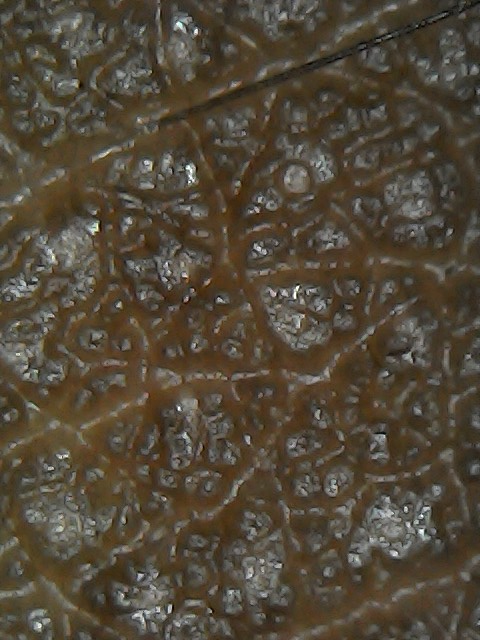
#> input picture Skin_recognition_from_camera/Face/Dry/1.jpg, 480 x 640 px
$ python -i skdt.py   (imports and definitions only)
#> lines starting #> are read from the running program, lines starting #| are printed output that depends on the picture; after the words box and inside, x2 and y2 are one past the last pixel; in counts of white or black regions, pixels touching at a corner belong together
#> further down, picture is the input picture: shape (640, 480, 3); mean B, G, R 57.1, 72.4, 82.3
import numpy as np
import cv2
from sklearn.cluster import KMeans
from collections import Counter
import imutils
import pprint
from matplotlib import pyplot as plt


def extractSkin(image):
    # Taking a copy of the image
    img = image.copy()
    # Converting from BGR Colours Space to HSV
    img = cv2.cvtColor(img, cv2.COLOR_BGR2HSV)
#> img: shape (640, 480, 3); mean H, S, V 21.3, 83.5, 82.5

    # Defining HSV Threadholds
    lower_threshold = np.array([0, 48, 80], dtype=np.uint8)
    upper_threshold = np.array([20, 255, 255], dtype=np.uint8)

    # Single Channel mask,denoting presence of colours in the about threshold
    skinMask = cv2.inRange(img, lower_threshold, upper_threshold)
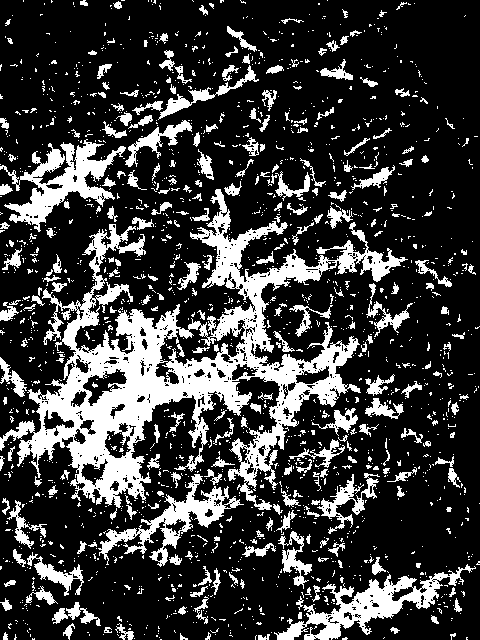
#> skinMask: shape (640, 480); 23.3% white; 1802 white regions (1536 under 20 px), largest, box (x1, y1, x2, y2) and area: (0, 189, 408, 510) 32698, (274, 564, 476, 640) 4054, (0, 139, 126, 232) 3957

    # Cleaning up mask using Gaussian Filter
    skinMask = cv2.GaussianBlur(skinMask, (3, 3), 0)
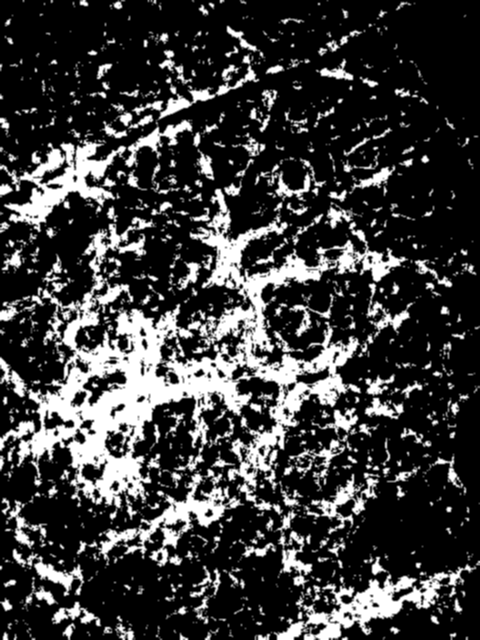
#> skinMask: shape (640, 480); min 0, max 255, mean 59.5

    # Extracting skin from the threshold mask
    skin = cv2.bitwise_and(img, img, mask=skinMask)
#> skin: shape (640, 480, 3); mean H, S, V 6.9, 40.4, 35.3

    # Return the Skin image
    return cv2.cvtColor(skin, cv2.COLOR_HSV2BGR)
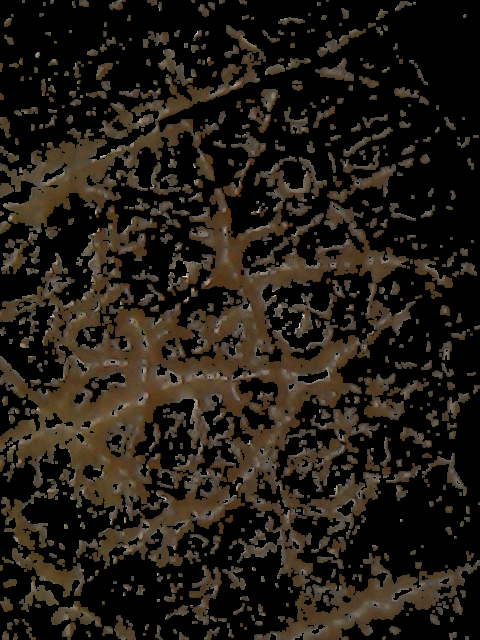
#> returned value: shape (640, 480, 3); mean B, G, R 21.6, 29.2, 35.3


# [121 lines left out: functions removeBlack, getColorInformation, extractDominantColor, plotColorBar, not called in this run]


"""## Section Two.4.2 : Putting it All together: Pretty Print
The function makes print out the color information in a readable manner
"""


# [4 lines left out: function prety_print_data, not called in this run]


"""
The below lines of code, is the implementation of the above defined function.
"""

'''
Skin Image Primary : https://raw.githubusercontent.com/octalpixel/Skin-Extraction-from-Image-and-Finding-Dominant-Color/master/82764696-open-palm-hand-gesture-of-male-hand_image_from_123rf.com.jpg
Skin Image One     : https://raw.githubusercontent.com/octalpixel/Skin-Extraction-from-Image-and-Finding-Dominant-Color/master/skin.jpg
Skin Image Two     : https://raw.githubusercontent.com/octalpixel/Skin-Extraction-from-Image-and-Finding-Dominant-Color/master/skin_2.jpg
Skin Image Three   : https://raw.githubusercontent.com/octalpixel/Skin-Extraction-from-Image-and-Finding-Dominant-Color/master/Human-Hands-Front-Back-Image-From-Wikipedia.jpg
'''

# [15 lines not run here, left out]

# Resize image to a width of 250
# [1 line that did not run here, left out]

# Show image
# [3 lines not run here, left out]
# plt.show()

# Apply Skin Mask
# [1 line that did not run here, left out]

# [3 lines not run here, left out]
# plt.show()

# Find the dominant color. Default is 1 , pass the parameter 'number_of_colors=N' where N is the specified number of colors
# [1 line that did not run here, left out]

# Show in the dominant color information
# [5 lines not run here, left out]
# [1 line that did not run here, left out]
# [7 lines not run here, left out]

>>> import cv2
>>> picture = cv2.imread('Dry/1.jpg')
>>> result = extractSkin(picture)

$ run again, on Skin_recognition_from_camera/Face/Dry/10.jpg
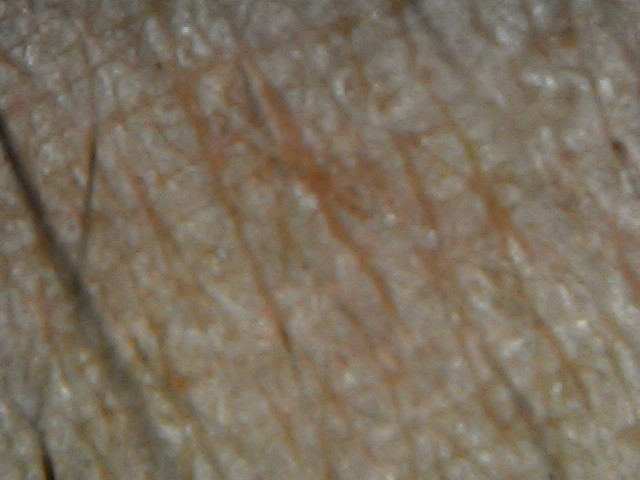
#> input picture Skin_recognition_from_camera/Face/Dry/10.jpg, 640 x 480 px
#> picture is the input picture: shape (480, 640, 3); mean B, G, R 95.2, 112.1, 124.4
#> img: shape (480, 640, 3); mean H, S, V 18, 60.6, 124.5
#> in extractSkin, `skinMask = cv2.inRange(img, lower_threshold, upper_threshold)`:
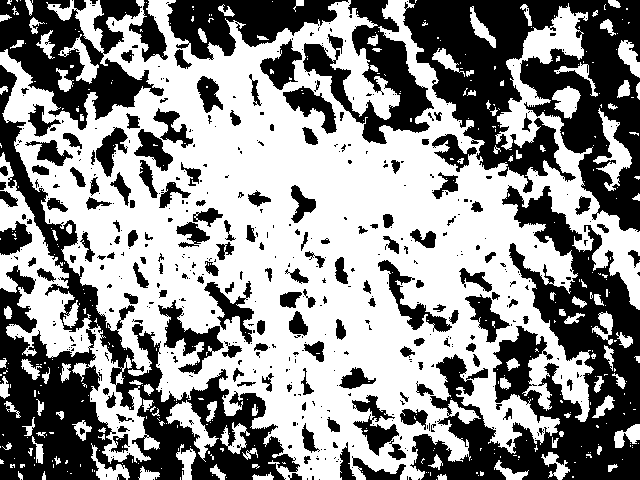
#> skinMask: shape (480, 640); 55.9% white; 524 black regions (366 under 20 px), largest, box (x1, y1, x2, y2) and area: (0, 65, 300, 480) 28814, (403, 0, 640, 232) 27629, (410, 185, 640, 480) 26917
#> skin: shape (480, 640, 3); mean H, S, V 11.3, 48.3, 83.9
#> in extractSkin, `return cv2.cvtColor(skin, cv2.COLOR_HSV2BGR)`:
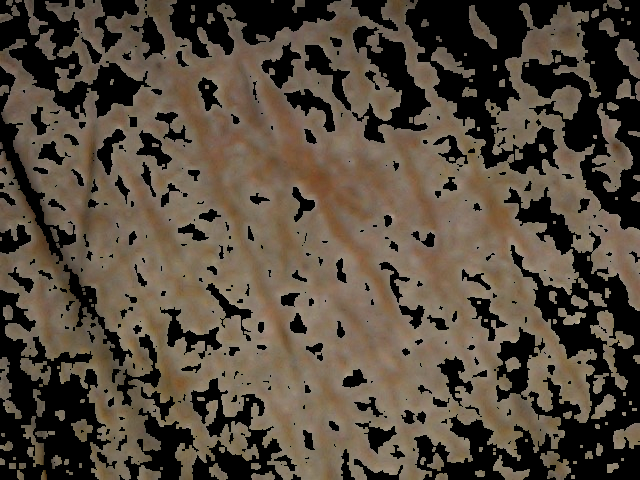
#> returned value: shape (480, 640, 3); mean B, G, R 60.2, 73.1, 83.9

$ run again, on Skin_recognition_from_camera/Face/Dry/11.jpg
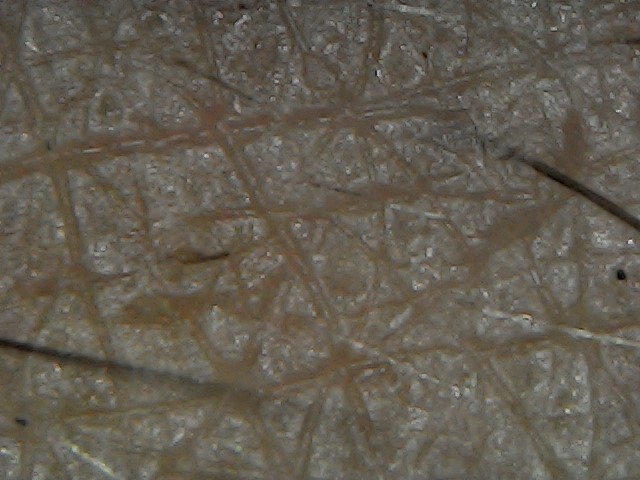
#> input picture Skin_recognition_from_camera/Face/Dry/11.jpg, 640 x 480 px
#> picture is the input picture: shape (480, 640, 3); mean B, G, R 81.4, 93.2, 99.8
#> img: shape (480, 640, 3); mean H, S, V 20.5, 48.1, 99.8
#> in extractSkin, `skinMask = cv2.inRange(img, lower_threshold, upper_threshold)`:
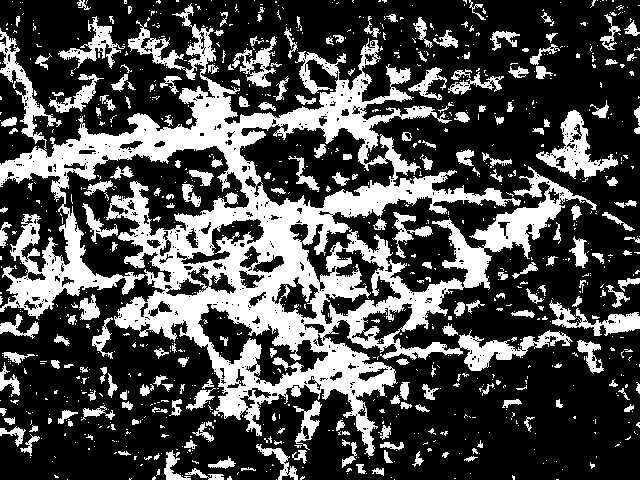
#> skinMask: shape (480, 640); 30.3% white; 1002 white regions (784 under 20 px), largest, box (x1, y1, x2, y2) and area: (0, 3, 597, 457) 65828, (536, 110, 618, 179) 1848, (549, 300, 640, 336) 1178
#> skin: shape (480, 640, 3); mean H, S, V 8, 29.3, 44.3
#> in extractSkin, `return cv2.cvtColor(skin, cv2.COLOR_HSV2BGR)`:
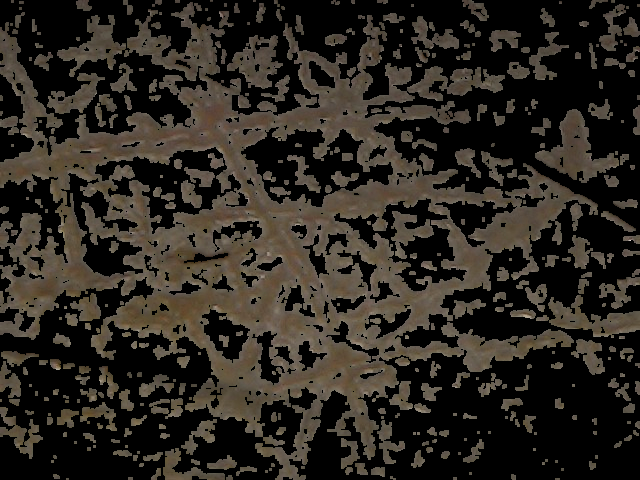
#> returned value: shape (480, 640, 3); mean B, G, R 33, 39.5, 44.3

$ run again, on Skin_recognition_from_camera/Face/Dry/2.jpg
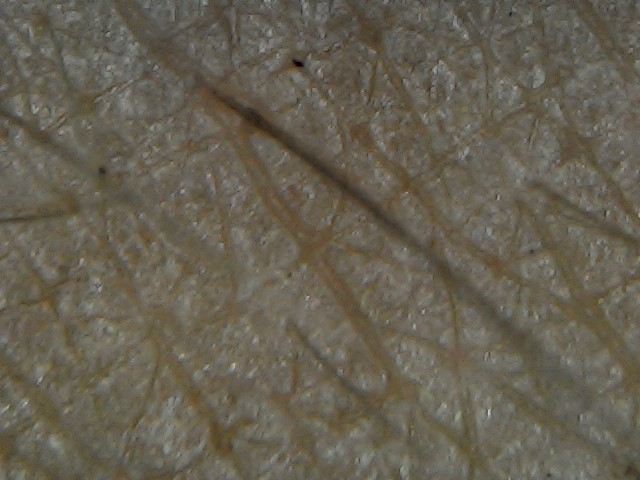
#> input picture Skin_recognition_from_camera/Face/Dry/2.jpg, 640 x 480 px
#> picture is the input picture: shape (480, 640, 3); mean B, G, R 81.9, 96.5, 102.5
#> img: shape (480, 640, 3); mean H, S, V 22.3, 52.2, 102.5
#> in extractSkin, `skinMask = cv2.inRange(img, lower_threshold, upper_threshold)`:
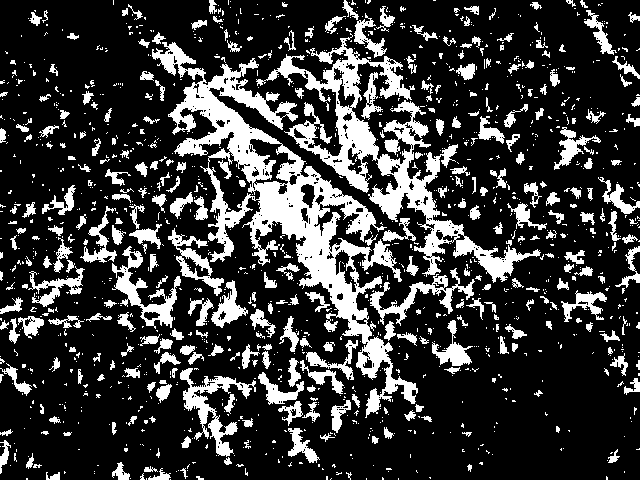
#> skinMask: shape (480, 640); 22.5% white; 1347 white regions (1037 under 20 px), largest, box (x1, y1, x2, y2) and area: (152, 42, 418, 418) 19050, (256, 33, 541, 283) 11727, (180, 368, 256, 457) 1825
#> skin: shape (480, 640, 3); mean H, S, V 7.2, 25.6, 38.3
#> in extractSkin, `return cv2.cvtColor(skin, cv2.COLOR_HSV2BGR)`:
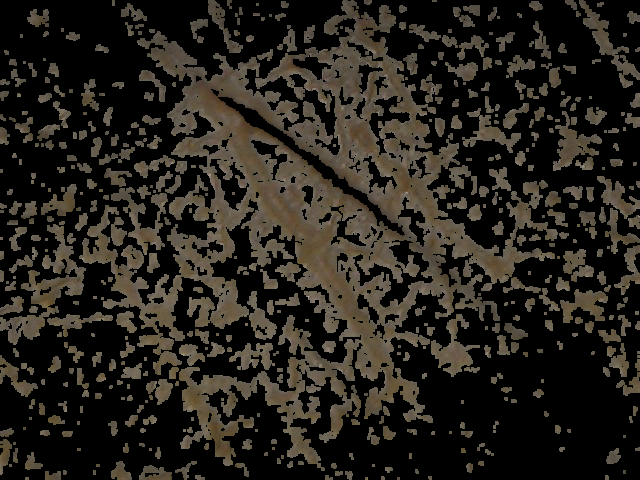
#> returned value: shape (480, 640, 3); mean B, G, R 28, 34.4, 38.3
